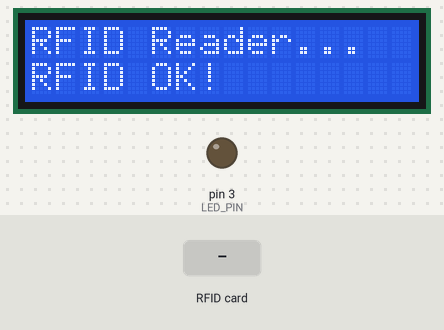
The sketch below on a simulated Arduino Uno, built with avr-gcc and run on an emulated ATmega328P. Shown: 16×2 character LCD, output pins drawn as LEDs (lit = HIGH). Dashed ring = blinking. The test bench sets the inputs (shaded band). Pins used as bus, display or sensor lines are not drawn; what the sketch prints to the serial monitor is not drawn.

Above: at 0.2 s.
3.4 s: RFID card 5E 7A 19 C4 held to the reader
At 3.55 s:
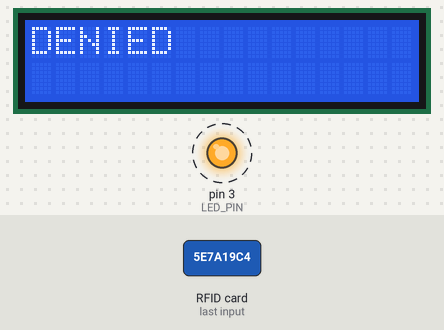
At 8.6 s:
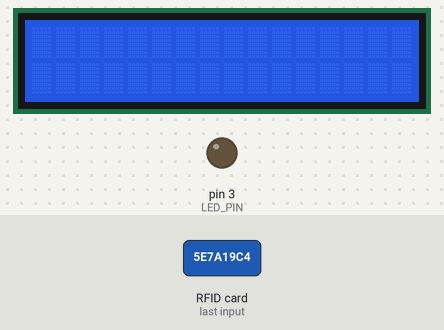
Timing chart, 0 to 10.1 s (numbered marks = the images above; inputs shaded):
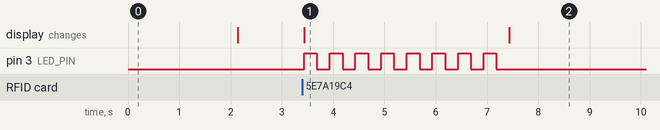

Measured:
- after the input at 3.4 s, pin 3 (LED_PIN): alternates HIGH for 0.25 s and LOW for 0.25 s, 16 changes in all, then stays LOW, starting at once; the display: changes at once (image 1)

The sketch:

Sensor_RFID_dengan_Layar_LCD.ino
```cpp
#include <SPI.h>
#include <MFRC522.h>  // Menggunakan library MFRC522
#include <Wire.h>      // Untuk komunikasi I2C
#include <LiquidCrystal_I2C.h>  // Library LCD I2C

#define SS_PIN 10
#define RST_PIN 9
#define LED_PIN 3  // Pin LED untuk indikator

MFRC522 rfid(SS_PIN, RST_PIN);  // Inisialisasi modul RFID
LiquidCrystal_I2C lcd(0x27, 16, 2);  // Inisialisasi LCD I2C dengan alamat (ubah jika perlu)

// UID yang diinginkan (5, 135, 203, 8)
byte allowedUID[4] = {5, 135, 203, 8};

String rfidCard;

// Fungsi untuk membandingkan UID yang terbaca dengan UID yang diizinkan
bool checkUID(byte *readUID, byte *allowedUID) {
  for (byte i = 0; i < 4; i++) {
    if (readUID[i] != allowedUID[i]) {
      return false;  // Jika ada byte yang tidak cocok, kembalikan false
    }
  }
  return true;  // Jika semua byte cocok, kembalikan true
}

void setup() {
  Serial.begin(9600);
  pinMode(LED_PIN, OUTPUT);  // Atur pin LED sebagai output
  digitalWrite(LED_PIN, LOW);  // Matikan LED di awal

  // Inisialisasi LCD
  lcd.init();
  lcd.backlight();  // Nyalakan backlight LCD
  lcd.clear();
  lcd.setCursor(0, 0);
  lcd.print("RFID Reader...");

  Serial.println("Starting the RFID Reader...");

  SPI.begin();  // Memulai komunikasi SPI
  rfid.PCD_Init();  // Inisialisasi modul RFID

  // Debugging untuk memastikan RFID diinisialisasi
  if (rfid.PCD_PerformSelfTest()) {
    Serial.println("RFID module initialized successfully!");
    lcd.setCursor(0, 1);  // Set ke baris kedua
    lcd.print("RFID OK!");
  } else {
    Serial.println("RFID module initialization failed. Please check connections.");
    lcd.setCursor(0, 1);
    lcd.print("RFID Failed");
  }

  delay(2000);  // Tahan tampilan LCD selama 2 detik
  lcd.clear();
}

void loop() {
  // Cek apakah ada kartu yang terdeteksi
  if (rfid.PICC_IsNewCardPresent()) {
    // Cek apakah bisa membaca kartu
    if (rfid.PICC_ReadCardSerial()) {
      // Konversi serial number kartu menjadi string untuk debugging
      rfidCard = String(rfid.uid.uidByte[0]) + " " + String(rfid.uid.uidByte[1]) + " " +
                 String(rfid.uid.uidByte[2]) + " " + String(rfid.uid.uidByte[3]);

      // Tampilkan nomor serial kartu ke Serial Monitor
      Serial.println("Card detected: " + rfidCard);

      // Cek apakah kartu yang terdeteksi sesuai dengan UID yang diizinkan
      if (checkUID(rfid.uid.uidByte, allowedUID)) {
        Serial.println("Allowed card detected!");
        // Tampilkan ALLOWED di LCD
        lcd.clear();
        lcd.setCursor(0, 0);
        lcd.print("ALLOWED");

        // Nyalakan LED selama 5 detik sebagai indikator kartu valid
        digitalWrite(LED_PIN, HIGH);
        delay(5000);
        digitalWrite(LED_PIN, LOW);
        lcd.clear();  // Bersihkan tampilan LCD setelah LED mati
      } else {
        Serial.println("Card not allowed.");
        // Tampilkan DENIED di LCD
        lcd.clear();
        lcd.setCursor(0, 0);
        lcd.print("DENIED");

        // Flash LED for unauthorized card
        for (int i = 0; i < 8; i++) {
          digitalWrite(LED_PIN, HIGH);  // Nyalakan LED
          delay(250);                   // Tunggu 250ms
          digitalWrite(LED_PIN, LOW);   // Matikan LED
          delay(250);                   // Tunggu 250ms
        }
        lcd.clear();  // Bersihkan tampilan LCD setelah flashing selesai
      }

      // Hentikan komunikasi untuk menunggu kartu baru
      rfid.PICC_HaltA();
    }
  }
}
```
